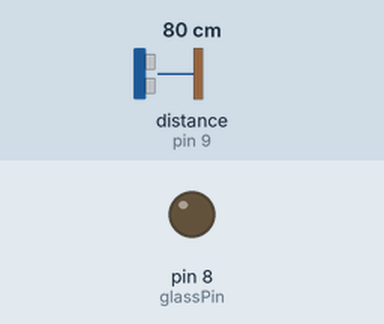
Simulated run of this sketch. Board: Arduino Uno, built with avr-gcc and run on an emulated ATmega328P. Shown: output pins drawn as LEDs (lit = HIGH). Wiring (inferred from the names in the program): range finder with pulse-width output: data pin 9. Inputs (shaded band) come from the test bench; at power-on: distance to the obstacle (sensor on pin 9) 80 cm. The echo pulse lasts 58.3 µs per cm.

Above: at 0.3 s.
Timing chart, 0 to 1.8 s (numbered marks = the images above):
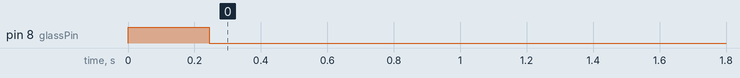

Measured:
- by itself, pin 8 (glassPin): HIGH → LOW at 0.25 s

The sketch:

Obscure.ino
```cpp
// (licence header left out)
#define BREAK_POINT 250
#define TRIGGER_SIZE 3
int sonarPin = 9;
int glassPin = 8;
int numberOfTriggers = TRIGGER_SIZE;
long seenDistances[TRIGGER_SIZE];

void setup() {
  pinMode(sonarPin, INPUT);
  pinMode(glassPin, OUTPUT);
  // set the privacy glass circuit to on therefore transparent
  analogWrite(glassPin, 255);
  for (int i=0; i <= numberOfTriggers; i++) {
    // Fill the distances buffer with elements.
    seenDistances[i] = (pulseIn(sonarPin, HIGH) / 147) * 2.54;
  }
}

bool distancesAre(bool highOrLow) {
  // if highOrLow == true then look for distances greater than BREAK_POINT
  // if highOrLow == false then look for distances less than BREAK_POINT
  int count = 0;
  for (int i=0; i < numberOfTriggers; i++) {
    if ((highOrLow == true) and (seenDistances[i] > BREAK_POINT)) {
      count++;
    }
    if (highOrLow == false and seenDistances[i] <= BREAK_POINT) {
      count++;
    }
  }
  if (count == 3) {
    return true;
  } else {
    return false;
  }
}

void loop() {
  // left shift the buffer and add a new element
  for (int i=0; i < numberOfTriggers; i++) {
    if (i == (numberOfTriggers - 1)) {
      seenDistances[i] = (pulseIn(sonarPin, HIGH) / 147) * 2.54;
    } else {
      seenDistances[i] = seenDistances[i+1];
    }
  }
  if (distancesAre(true)) {
    // e.g. all high then we want to keep the glass transparent
    analogWrite(glassPin, 255);
  } else if (distancesAre(false)) {
    // e.g. all low then we want the glass to be opaque
    analogWrite(glassPin, 0);
  }
}
```
